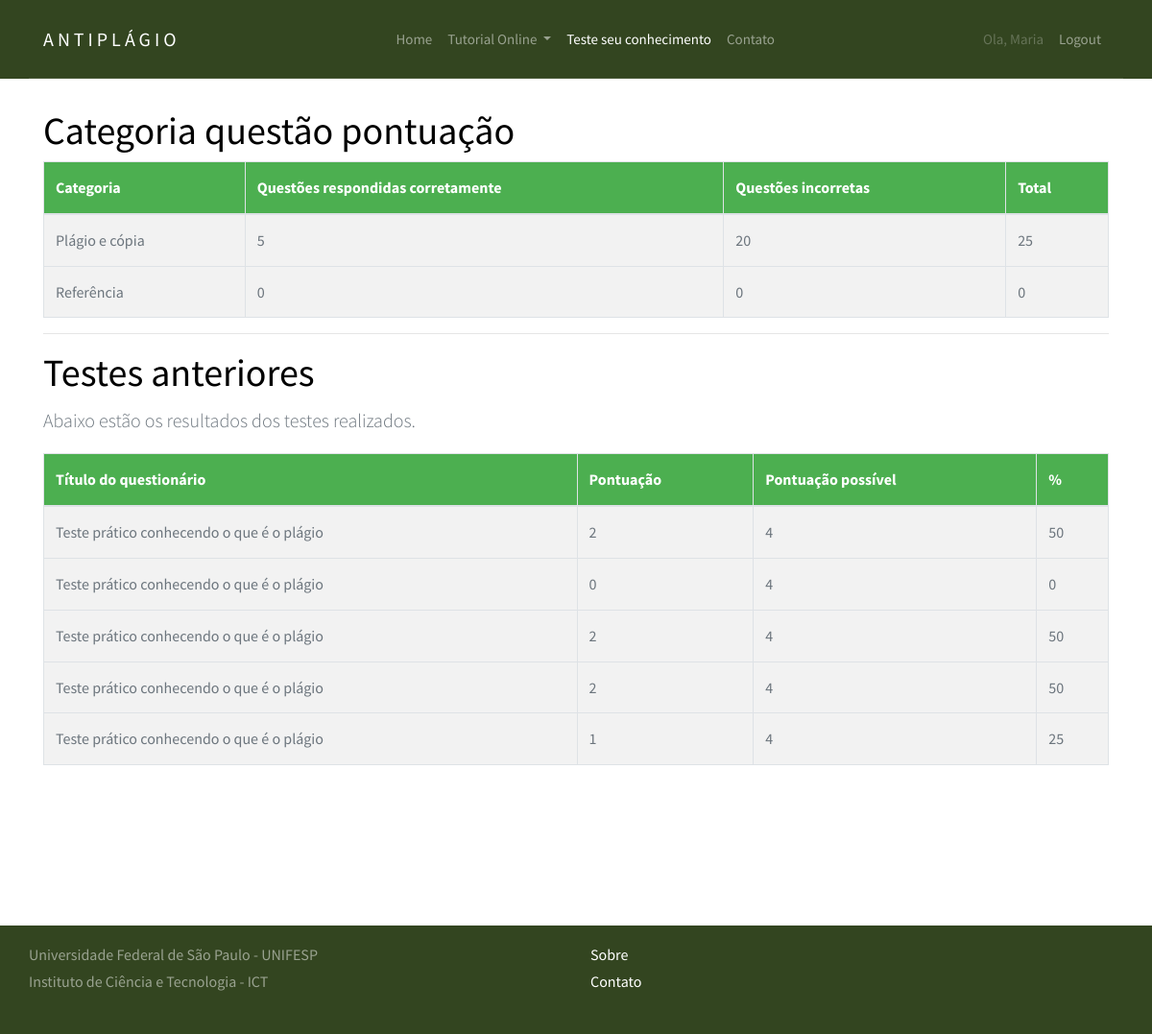
The app's page /quiz/progress/ (signed in) with its own data.
### django_quiz/quiz/models.py (models this page shows, shortened)
@python_2_unicode_compatible
class Category(models.Model):
    category = models.CharField(
        verbose_name=_("Categoria"),
        max_length=250, blank=True,
        unique=True, null=True)
    objects = CategoryManager()
    class Meta:
        verbose_name = _("Categoria")
        verbose_name_plural = _("Categorias")

class Sitting(models.Model):
    user = models.ForeignKey(settings.AUTH_USER_MODEL, verbose_name=_("Usuário"), on_delete=models.PROTECT)
    quiz = models.ForeignKey(Quiz, verbose_name=_("Quiz"), on_delete=models.PROTECT)
    question_order = models.CharField(
        max_length=1024,
        verbose_name=_("Ordem das questões"),
        validators=[validate_comma_separated_integer_list])
    question_list = models.CharField(
        max_length=1024,
        verbose_name=_("Lista das questões"),
        validators=[validate_comma_separated_integer_list])
    incorrect_questions = models.CharField(
        max_length=1024,
        blank=True,
        verbose_name=_("Questões incorretas"),
        validators=[validate_comma_separated_integer_list])
    current_score = models.IntegerField(verbose_name=_("Pontuação atual"))
    complete = models.BooleanField(default=False, blank=False,
                                   verbose_name=_("Completa"))
    user_answers = models.TextField(blank=True, default='{}',
                                    verbose_name=_("Resposta do usuário"))
    start = models.DateTimeField(auto_now_add=True,
                                 verbose_name=_("Iniciar"))
    end = models.DateTimeField(null=True, blank=True, verbose_name=_("Fim"))
    objects = SittingManager()
    class Meta:
        permissions = (("view_sittings", _("Visualizar testes concluídos.")),)
    def _question_ids(self):
        return [int(n) for n in self.question_order.split(',') if n]
    @property
    def get_percent_correct(self):
        dividend = float(self.current_score)
        divisor = len(self._question_ids())
        if divisor < 1:
            return 0            # prevent divide by zero error
        if dividend > divisor:
            return 100
        correct = int(round((dividend / divisor) * 100))
        if correct >= 1:
            return correct
        else:
            return 0
    @property
    def get_max_score(self):
        return len(self._question_ids())

@python_2_unicode_compatible
class Quiz(models.Model):
    title = models.CharField(
        verbose_name=_("Título"),
        max_length=60, blank=False)
    description = models.TextField(
        verbose_name=_("Descrição"),
        blank=True, help_text=_("Descrição do questionário"))
    url = models.SlugField(
        max_length=60, blank=False,
        help_text=_("Uma URL amigável"),
        verbose_name=_("Uma URL amigável"))
    category = models.ForeignKey(
        Category, null=True, blank=True,
        verbose_name=_("Categoria"), on_delete=models.PROTECT)
    random_order = models.BooleanField(
        blank=False, default=False,
        verbose_name=_("Ordem aleatória"),
        help_text=_("Exibe as peguntas em"
                    "uma ordem aleatória ou como eles "
                    "estão setados?"))
    max_questions = models.PositiveIntegerField(
        blank=True, null=True, verbose_name=_("Questões Max"),
        help_text=_("Número de perguntas a serem respondidas em cada tentativa."))
    answers_at_end = models.BooleanField(
        blank=False, default=False,
        help_text=_("A resposta correta NÃO é mostrada após a pergunta ."
                    " Respostas exibidas no final."),
        verbose_name=_("Respostas no final"))
    exam_paper = models.BooleanField(
        blank=False, default=False,
        help_text=_("Se sim o resultado de cada"
                    " tentativa do usuário será"
                    " armazenado. Necessário marcação"),
        verbose_name=_("Resultado teste"))
    single_attempt = models.BooleanField(
        blank=False, default=False,
        help_text=_("Se sim, apenas uma tentativa por"
                    " usuário será permitida"
                    " Não usuários não poderam fazer este teste."),
        verbose_name=_("Tentativa única"))
    pass_mark = models.SmallIntegerField(
        blank=True, default=0,
        verbose_name=_("Marca de aprovação"),
        help_text=_("Porcentagem necessária para passar no teste."),
        validators=[MaxValueValidator(100)])
    success_text = models.TextField(
        blank=True, help_text=_("Exibido se o usuário for aprovado."),
        verbose_name=_("Texto de sucesso"))
    fail_text = models.TextField(
        verbose_name=_("Texto de falha"),
        blank=True, help_text=_("Exibido se o usuário falhar"))
    draft = models.BooleanField(
        blank=True, default=False,
        verbose_name=_("Draft"),
        help_text=_("Se sim o questionário não é exibido"
                    " na lista de perguntas e só pode ser"
                    " visualizada por usuários que podem editar"
                    " os testes."))
    class Meta:
        verbose_name = _("Quiz")
        verbose_name_plural = _("Quizzes")

### django_quiz/quiz/views.py (the view)
class QuizUserProgressView(TemplateView):
    template_name = 'progress.html'
    @method_decorator(login_required)
    def dispatch(self, request, *args, **kwargs):
        return super(QuizUserProgressView, self)\
            .dispatch(request, *args, **kwargs)
    def get_context_data(self, **kwargs):
        context = super(QuizUserProgressView, self).get_context_data(**kwargs)
        progress, c = Progress.objects.get_or_create(user=self.request.user)
        context['cat_scores'] = progress.list_all_cat_scores
        context['exams'] = progress.show_exams()
        return context

### django_quiz/quiz/models.py (called while the page is built)
    def show_exams(self):
        return Sitting.objects.filter(user=self.user, complete=True)

### django_quiz/build/lib/quiz/templates/progress.html (shortened to what this page needs)
{% extends "base.html" %}
{% load i18n %}
{% load quiz_tags %}
{% block menu %}
<header role="banner">
	<nav class="navbar navbar-expand-md navbar-dark bg-light">
	  <div class="container">
		<a class="navbar-brand absolute" href="{% url 'siteTutorial_home' %}">AntiPlágio</a>
		<div class="collapse navbar-collapse navbar-light" id="navbarsExample05">
		  <ul class="navbar-nav mx-auto">
			<li class="nav-item">
			  <a class="nav-link" href="{% url 'siteTutorial_home' %}">Home</a>
			</li>
			<li class="nav-item dropdown">
				<a class="nav-link dropdown-toggle" href="{% url 'siteTutorial_topicos' %}" id="dropdown04" data-toggle="dropdown-item" aria-haspopup="true" aria-expanded="false">Tutorial Online </a>
			</li>
			<li class="nav-item">
			  <a class="nav-link active" href="{% url 'quiz_index' %}">Teste seu conhecimento</a>
			</li>
			<li class="nav-item">
			  <a class="nav-link" href="contact.html">Contato</a>
			</li>
		  </ul>
		  <ul class="navbar-nav absolute-right">
			{% if user.is_authenticated %}
			<li class="nav-item">
				<a class="nav-link disabled" href="">Ola, {{ user }}</a>
            </li>
            <li class="nav-item">
                    <a class="nav-link" href="{% url 'logout' %}">Logout</a>
            </li>
			{% else %}
			<li class="nav-item">
					<a class="nav-link" href="{% url 'login' %}">Login</a>
			</li>
			{% endif %}
		  </ul>
		</div>
	  </div>
	</nav>
</header>
{% endblock %}
{% block content %}
  {% if cat_scores %}
  <h1>{% trans "Categoria questão pontuação" %}</h1>
  <table class="table table-bordered table-striped">
	<thead>
	  <tr>
		<th>{% trans "Categoria" %}</th>
		<th>{% trans "Questões respondidas corretamente" %}</th>
		<th>{% trans "Questões incorretas" %}</th>
		<th>Total</th>
	  </tr>
	</thead>
	<tbody>
	  {% for cat, value in cat_scores.items %}
	  <tr>
		<td>{{ cat }}</td>
		<td>{{ value.0 }}</td>
		<td>{{ value.1 }}</td>
		<td>{{ value.2 }}</td>
	  </tr>
	  {% endfor %}
	</tbody>
  </table>
  {% endif %}
  {% if exams %}
  <hr>
  <h1>{% trans "Testes anteriores" %}</h1>
  <p class="lead">
	{% trans "Abaixo estão os resultados dos testes realizados." %}
  </p>
  <table class="table table-bordered table-striped">
	<thead>
	  <tr>
		<th>{% trans "Título do questionário" %}</th>
		<th>{% trans "Pontuação" %}</th>
		<th>{% trans "Pontuação possível" %}</th>
		<th>%</th>
	  </tr>
	</thead>
	<tbody>
	  {% for exam in exams %}
	  <tr>
		<td>{{ exam.quiz.title }}</td>
		<td>{{ exam.current_score }}</td>
		<td>{{ exam.get_max_score }}</td>
		<td>{{ exam.get_percent_correct }}</td>
	  </tr>
	  {% endfor %}
	</tbody>
  </table>
  {% endif %}
{% endblock %}

### static/css/style.css (style rules this page uses)
body { background: #fff; font-family: "Source Sans Pro", arial, sans-serif; font-weight: 400; font-size: 16px; line-height: 1.8; color: #6c757d; position: relative; padding-bottom: 152px; min-height: 100vh; }
a { -webkit-transition: .3s all ease; -o-transition: .3s all ease; transition: .3s all ease; text-decoration: none; }
h1, h2, h3, h4, h5 { color: #000; font-family: "Source Sans Pro", arial, sans-serif; }
header { position: fixed; top: 0; left: 0; width: 100%; z-index: 5; }
header .navbar-brand { text-transform: uppercase; letter-spacing: .2em; font-weight: 400; color: #fff !important; }
header .navbar-collapse { position: relative; }
header .navbar { padding-top: 0; padding-bottom: 0; background: #334520 !important; }
header .navbar .container { border-bottom: 1px solid rgba(255, 255, 255, 0.1); }
header .navbar .navbar-nav.absolute-right { position: relative; right: 0; }
header .navbar .nav-link { padding: 1.7rem 1rem; font-size: 15px; outline: none !important; }
header .navbar .nav-link.active { color: #fff !important; }
table { border-collapse: collapse; width: 100%; border: 1px solid #ddd; }
th, td { text-align: left; padding: 8px; }
tr:nth-child(even) { background-color: #f2f2f2 }
th { background-color: #4CAF50; color: white; }

### records on screen
Category: cat_scores "Plágio e cópia"
Category: cat_scores "Referência"
Sitting: quiz "Teste prático conhecendo o que é o plágio", current_score "2", get_max_score "4", get_percent_correct "50"
Sitting: quiz "Teste prático conhecendo o que é o plágio", current_score "0", get_max_score "4", get_percent_correct "0"
Sitting: quiz "Teste prático conhecendo o que é o plágio", current_score "2", get_max_score "4", get_percent_correct "50"
Sitting: quiz "Teste prático conhecendo o que é o plágio", current_score "2", get_max_score "4", get_percent_correct "50"
Sitting: quiz "Teste prático conhecendo o que é o plágio", current_score "1", get_max_score "4", get_percent_correct "25"

### other values on screen
{{ user }} "Maria"
{{ value.0 }} "5" "0"
{{ value.1 }} "20" "0"
{{ value.2 }} "25" "0"
